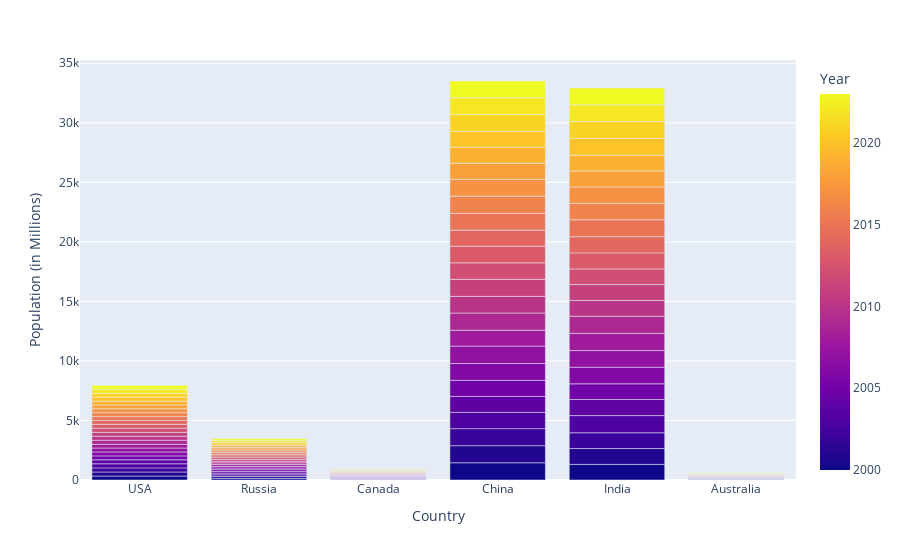

The notebook cell saved with this chart:
### Markdown cell above
population growth

### Code cell
px.bar( df , x = 'Country' , y='Population (in Millions)', color ='Year' )
# india have low gpd and high growth per years

### Figure 1 — Plotly figure (JSON) as saved in the notebook; plotly's stock layout.template omitted (floating-point values rounded to 4 significant figures; data arrays with more than 128 entries replaced by an {"elided": "..."} marker saying what was removed)
{"data": [{"alignmentgroup": "True", "hovertemplate": "Country=%{x}<br>Population (in Millions)=%{y}<br>Year=%{marker.color}<extra></extra>", "legendgroup": "", "marker": {"color": {"elided": "144 int values"}, "coloraxis": "coloraxis", "pattern": {"shape": ""}}, "name": "", "offsetgroup": "", "orientation": "v", "showlegend": false, "textposition": "auto", "type": "bar", "x": {"elided": "144 str values"}, "xaxis": "x", "y": {"elided": "144 float values"}, "yaxis": "y"}], "layout": {"barmode": "relative", "coloraxis": {"colorbar": {"title": {"text": "Year"}}, "colorscale": [[0, "#0d0887"], [0.1111, "#46039f"], [0.2222, "#7201a8"], [0.3333, "#9c179e"], [0.4444, "#bd3786"], [0.5556, "#d8576b"], [0.6667, "#ed7953"], [0.7778, "#fb9f3a"], [0.8889, "#fdca26"], [1, "#f0f921"]]}, "legend": {"tracegroupgap": 0}, "margin": {"t": 60}, "xaxis": {"anchor": "y", "domain": [0, 1], "title": {"text": "Country"}}, "yaxis": {"anchor": "x", "domain": [0, 1], "title": {"text": "Population (in Millions)"}}}}
